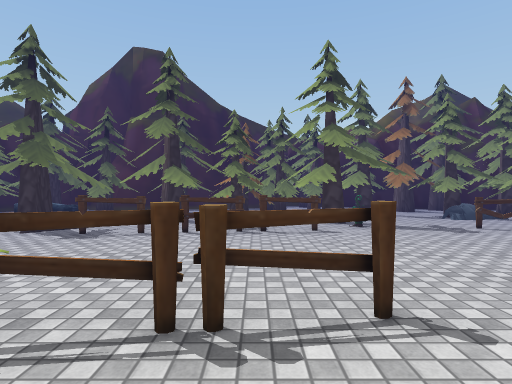
[1] (above)

19 first-person views from a walk through a 3-D level made in the Unity game engine. The camera is 1.2 m above the floor, looks level and sees 80° across. The floor is counted in squares, 2 m on a side. Each view is taken from the middle of a square. On the plan, view 1 faces up. The plan holds only what a view shows up to about 9 squares ahead; the rest is blank. The place goes on beyond the plan. Some surface patterns are stand-ins.

[2]
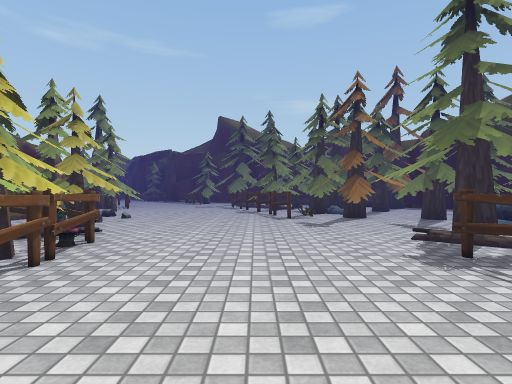

[3]
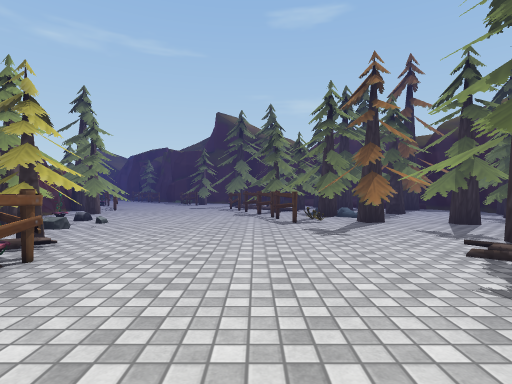

[4]
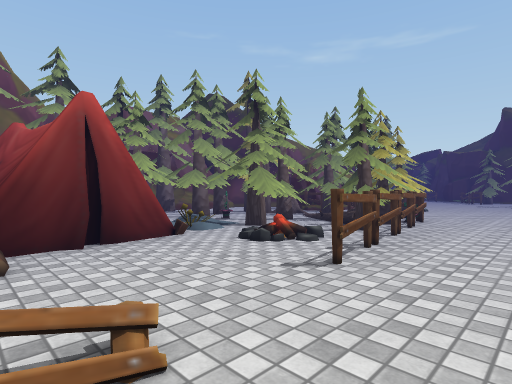

[5]
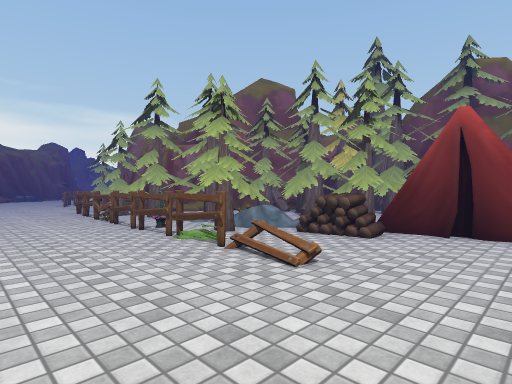

[6]
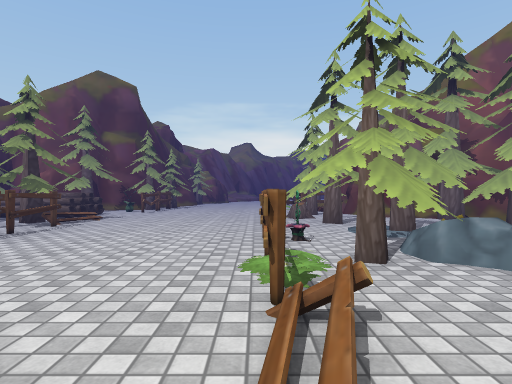

[7]
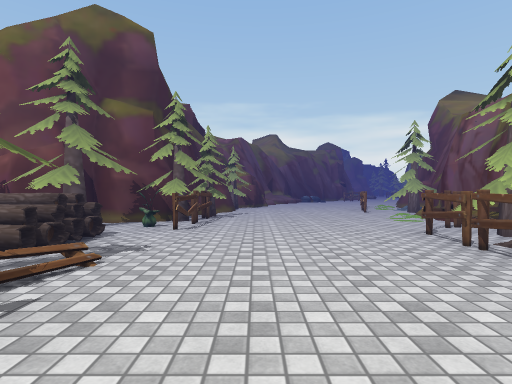

[8]
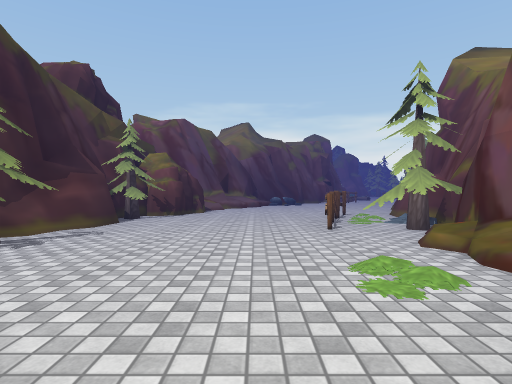

[9]
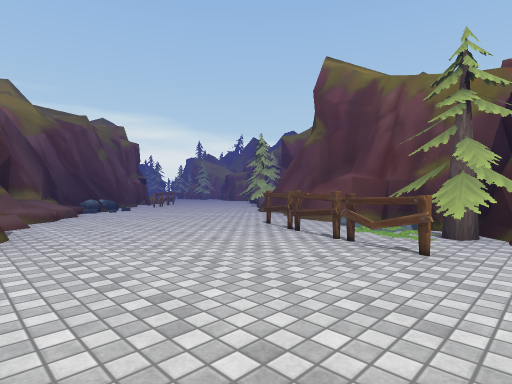

[10]
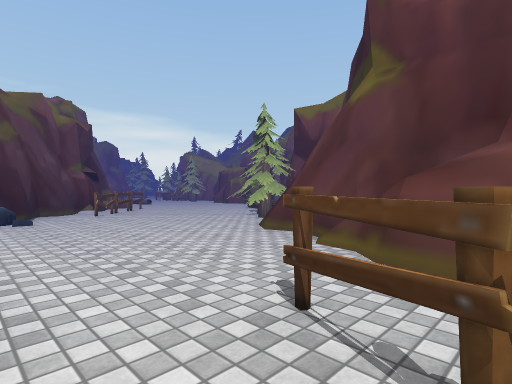

[11]
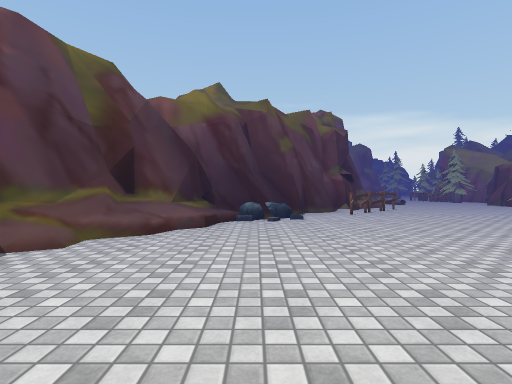

[12]
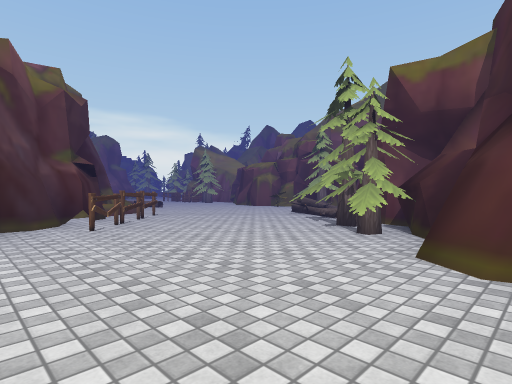

[13]
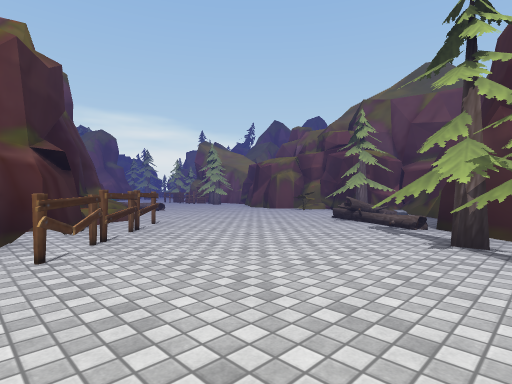

[14]
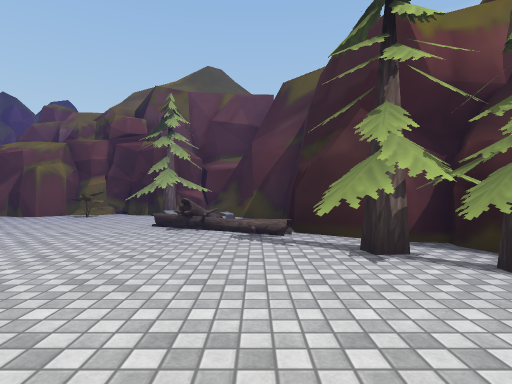

[15]
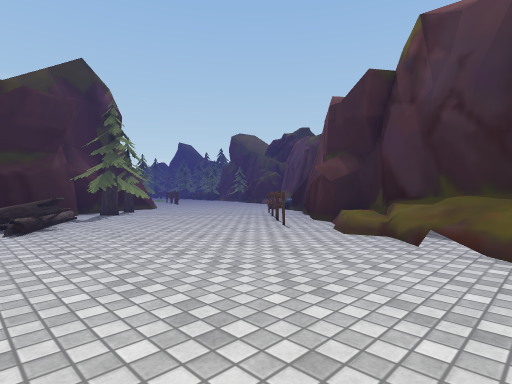

[16]
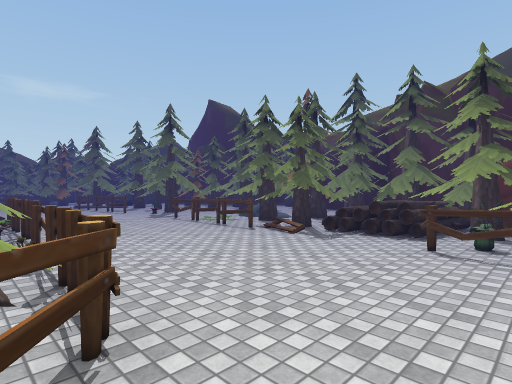

[17]
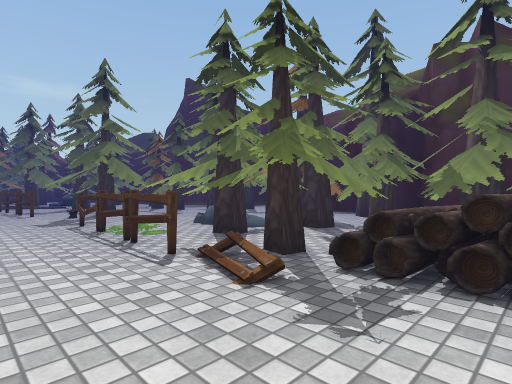

[18]
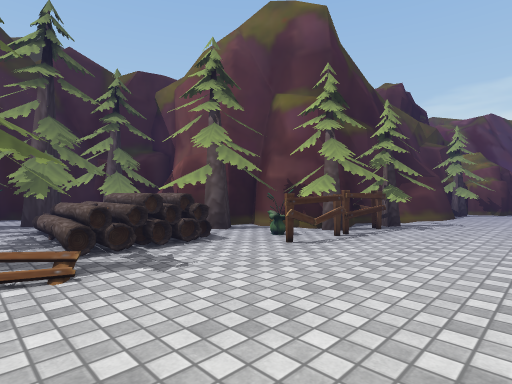

[19]
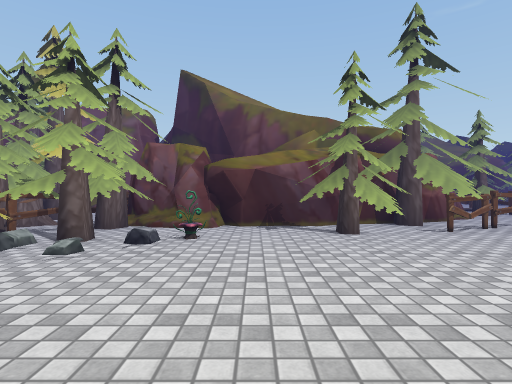

### Floor plan
Key: @ floor where view 1 was taken; # wall or solid block; x gap in a wall; . floor; / step, stairs or slope; = window, fence, low wall or low ledge; ^ raised ledge.
Columns run from 10 left of view 1 to 31 right of it. Each row starts with its distance up from view 1.
 12                 ###
 11                  ####
 10                    ###
  9                   ####
  8                ####^##
  7         #####  ^###^^##
  6    ######^###.#x^##^=###..
  5   ##^ .##x##.........########
  4 ####........................#####
  3 ##............................//##
  2 .............==###............../##
  1 ......###=#...#####^#^/...........#.
  0 ....### ##@..^## ####^/######.....###
 -1 .#.###  #######     #######.........#
 -2  #.##                     ###......#=.##
 -3 ####                        ###......=/###
 -4                               ###......//#
 -5                                ###......./
 -6                                 #./....../
 -7                                 ##//......
 -8                                  #./......
 -9                                  ####^^##

Positions as (right, up) in squares from view 1, and headings:
1: (0, 0), facing up
2: (0, 3), facing left
3: (-1, 3), facing left
4: (3, 3), facing down-left
5: (1, 4), facing down-right
6: (2, 2), facing right
7: (6, 4), facing right
8: (10, 2), facing right
9: (14, 4), facing down-right
10: (17, 1), facing down-right
11: (17, 1), facing right
12: (20, 0), facing down-right
13: (22, -1), facing down-right
14: (24, -2), facing down
15: (31, -8), facing up-left
16: (12, 1), facing up-left
17: (10, 4), facing up-left
18: (8, 3), facing up-right
19: (-8, 3), facing down
